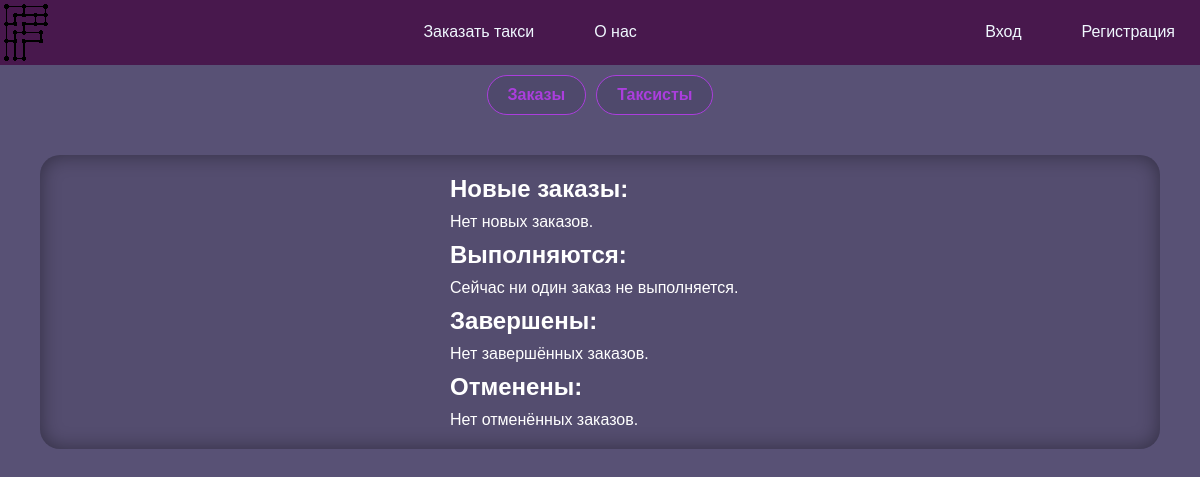
The app's page /admin.php, older data.
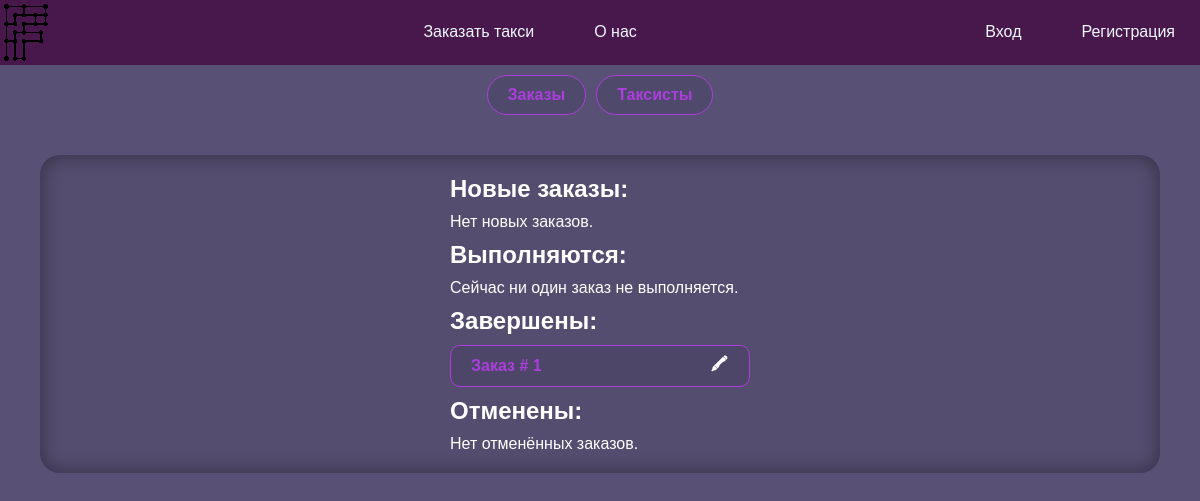
The same page, newer data.
### tables this page shows
CREATE TABLE `orders` (
  `id` int(11) NOT NULL,
  `taxist` int(11) NOT NULL,
  `client` int(11) NOT NULL,
  `from` int(11) NOT NULL,
  `to` int(11) NOT NULL,
  `weight` int(11) NOT NULL,
  `status` int(11) NOT NULL
);

### funcs/DBinteraction.php (called while the page is built, shortened)
<?php
function selectFrom($query, $way)
{
    if (trim($query) == null) {
        $_SESSION['result'] = "Вы передали пустой запрос.";
    } else {
    require "connect.php";
    $res = $con->query($query);
    switch ($way) {
        case "ALL":
            $output = $res->fetch_all(MYSQLI_ASSOC);
            break;
    }}
    return $output;
}

### funcs/listGenerator.php (the view, shortened to what this page needs)
<?php
function generateListItem($listItem, $listType)
{
?>
    <div class="accent brad10 flex jc-sb ai-c">
        <span>
            <?php
            switch ($listType) {
                case "order":
            ?>
                    Заказ #
                    <?= $listItem['id'] ?>
                <?php
                    break;
                ?>
            <?php
            }
            ?>
        </span>
        <div class="flex g10">
            <?php
            switch ($listType) {
                case "order":
                    $href = "?edit=order&id=" . $listItem['id'];
                    break;
            }
            ?>
            <a href="<?= $href ?>" class="accent-invert">🖍</a>
        </div>
    </div>
<?php
}

### funcs/pageBase.php (shortened to what this page needs)
<?php
include_once "user.php";
include_once "DBinteraction.php";
?>
<!DOCTYPE html>
<html lang="ru">
<head>
    <link rel="stylesheet" href="style.css">
    <link rel="stylesheet" href="often.css">
</head>
<body>
    <?php
    include_once "nav.php";

### funcs/nav.php (shortened to what this page needs)
<header class="flex jc-sb white-text">
    <div>
      <img src="img/logo.svg" alt="Radiant PC">
    </div>
    <nav class="flex g10">
      <a href="/">Заказать такси</a>
      <a href="/about.php">О нас</a>
    </nav>
    <nav class="flex g10">
      <?php if (!isset($user)) : ?>
        <a href="../ajax-sources/signInForm.html" class="ajax">Вход</a>
        <a href="../ajax-sources/signUpForm.html" class="ajax">Регистрация</a>
      <?php else : ?>
        <a href="../account/logOut.php">Выйти</a>
      <?php endif; ?>
    </nav>
  </header>

### admin/adminNav.php
<div class="flex jc-c g10 p10">
    <a href="../admin.php" class="accent">Заказы</a>
    <a href="../admin.php?tool=taxists" class="accent">Таксисты</a>
</div>

### admin.php (shortened to what this page needs)
<?php
require("./funcs/pageBase.php");
include("./admin/adminNav.php");
?>
<section id="first-content-on-page" class="inner-shadow brad20 p20 flex row-reverse jc-sa wrap">
    <?php
    if (!isset($_GET['tool'])) {
        include("./admin/toolOrders.php");
    } else {
        $tool = $_GET['tool'];
        include("./admin/tool$tool.php");
    }
    ?>
</section>

### admin/toolOrders.php (shortened to what this page needs)
<?php
require_once("./funcs/DBinteraction.php");
$query = "SELECT orders.id,
users.name AS taxist,
users.email AS client,
street_from.name AS `from_street_str`,
street_to.name AS `to_street_str`,
house_from.street AS `from_street`,
house_to.street AS `to_street`,
house_from.house AS `from_house`,
house_to.house AS `to_house`,
statuses.name AS `status`
FROM orders
INNER JOIN users ON orders.client = users.id
INNER JOIN taxists ON orders.taxist = taxists.id
INNER JOIN statuses ON orders.status = statuses.id
INNER JOIN houses AS house_from ON orders.from = house_from.id
INNER JOIN houses AS house_to ON orders.to = house_to.id
INNER JOIN streets AS street_from ON house_from.street = street_from.id
INNER JOIN streets AS street_to ON house_to.street = street_to.id
ORDER BY `orders`.`id` DESC";
$orders = selectFrom($query, "ALL");
?>
<div class="list flex column g10 wcenter">
    <?php
    require("./funcs/listGenerator.php");
    ?>
    <h2>Новые заказы:</h2>
    <?php
    $emptyList = true;
    if ($emptyList) {
    ?>
        <p>Нет новых заказов.</p>
    <?php
    }
    ?>
    <h2>Выполняются:</h2>
    <?php
    $emptyList = true;
    if ($emptyList) {
    ?>
        <p>Сейчас ни один заказ не выполняется.</p>
    <?php
    }
    ?>
    <h2>Завершены:</h2>
    <?php
    $emptyList = true;
    foreach ($orders as $order) {
        if ($order['status'] == "Завершён") {
            generateListItem($order, "order");
            $emptyList = false;
        }
    }
    if ($emptyList) {
    ?>
        <p>Нет завершённых заказов.</p>
    <?php
    }
    ?>
    <h2>Отменены:</h2>
    <?php
    $emptyList = true;
    if ($emptyList) {
    ?>
        <p>Нет отменённых заказов.</p>
    <?php
    }
    ?>
</div>

### style.css (style rules this page uses)
*, a { margin: 0; border: 0; outline: 0; padding: 0; text-decoration: none; font-family: Arial, Helvetica, sans-serif; }
*, a, select[value], input[value] { color: white; }
body, input[value] { background-color: #585175; }
a, button { cursor: pointer; }
header { background-color: #48184d; }
header * { font-family: 'Arial Black', Gadget, sans-serif; }
header div { max-height: 65px; max-width: 100px; overflow: hidden; }
header div>img { height: 100%; }
nav a { margin: 0px 25px; border-top: #00000000 3px solid; padding: 20px 0px; transition: all 0.25s ease-out; }
.list { width: 25%; min-width: 300px; }

### often.css (style rules this page uses)
#first-content-on-page { margin: 30px auto; width: 90vw; }
.accent { border: #ab3edd 1px solid; border-radius: 25px; padding: 10px 20px; background-color: #40395c59; color: #ab3edd; font-weight: bold; transition: all 0.25s ease-out; }
.accent::placeholder { color: #ab3edd69; }
.accent span { color: #ab3edd; font-weight: bold; }
.accent-invert { height: 20px; width: 20px; display: flex; justify-content: center; align-items: center; border-radius: 0px; font-weight: bolder; transition: all 0.25s ease-out; }
.wcenter { margin: 0 auto; }
.g10 { gap: 10px; }
.p10 { padding: 10px; }
.p20 { padding: 20px; }
.brad10 { border-radius: 10px; }
.brad20 { border-radius: 20px; }
.flex { display: flex; }
.row-reverse { flex-direction: row-reverse; }
.column { flex-direction: column; }
.wrap { flex-wrap: wrap; }
.jc-sa { justify-content: space-around; }
.jc-sb { justify-content: space-between; }
.jc-c { justify-content: center; }
.ai-c { align-items: center; }
.inner-shadow { background: rgba(0, 0, 0, 0.05); box-shadow: inset 0px 0px 20px rgba(0, 0, 0, 0.4); }
.white-text, .white-text * { color: aliceblue; }

Row changes from the older to the newer data that the page shows:
now on this page (row edited): orders: id "1"
Text that changed along with them:
text no longer shown: "Нет завершённых заказов."
